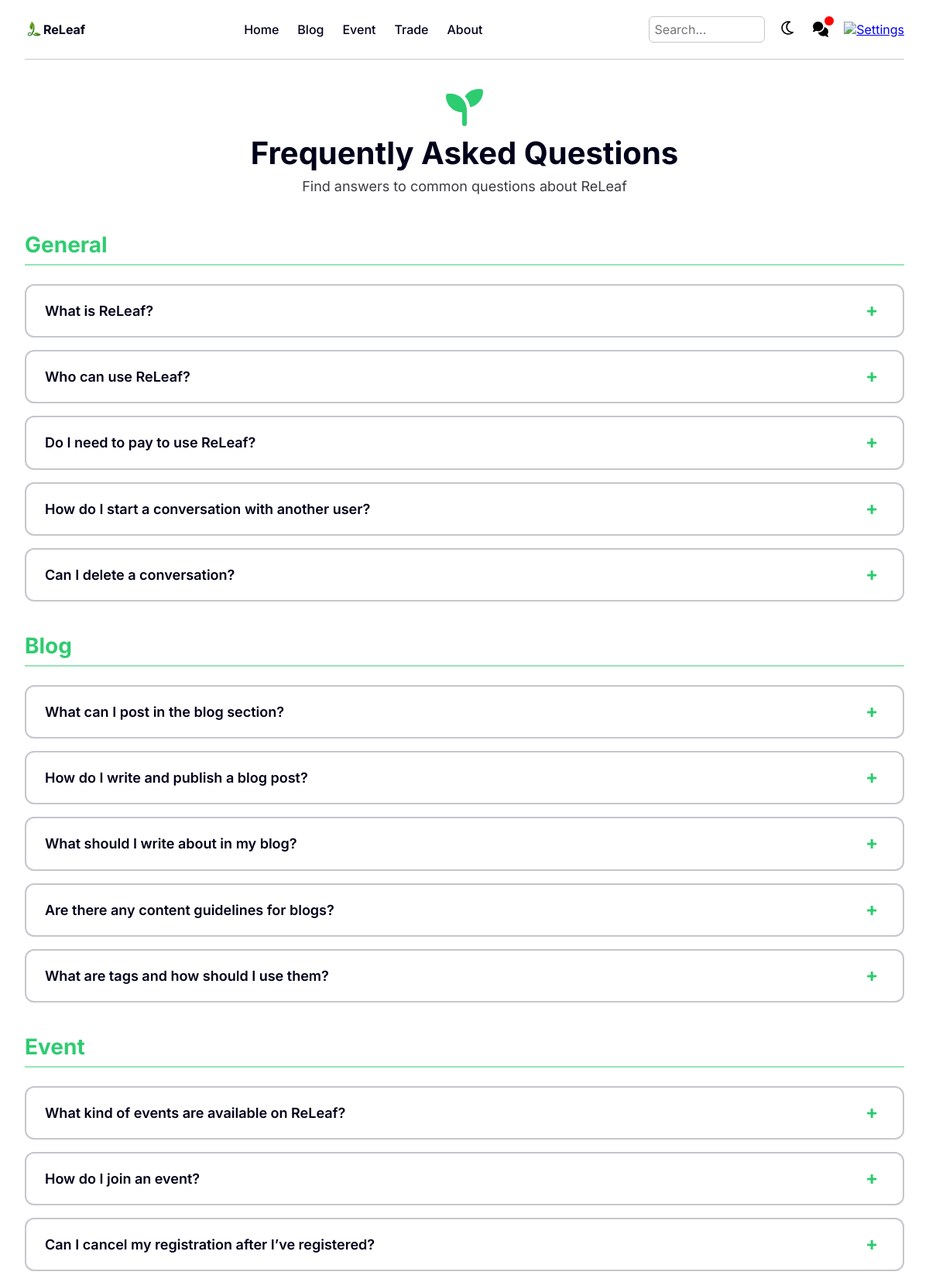
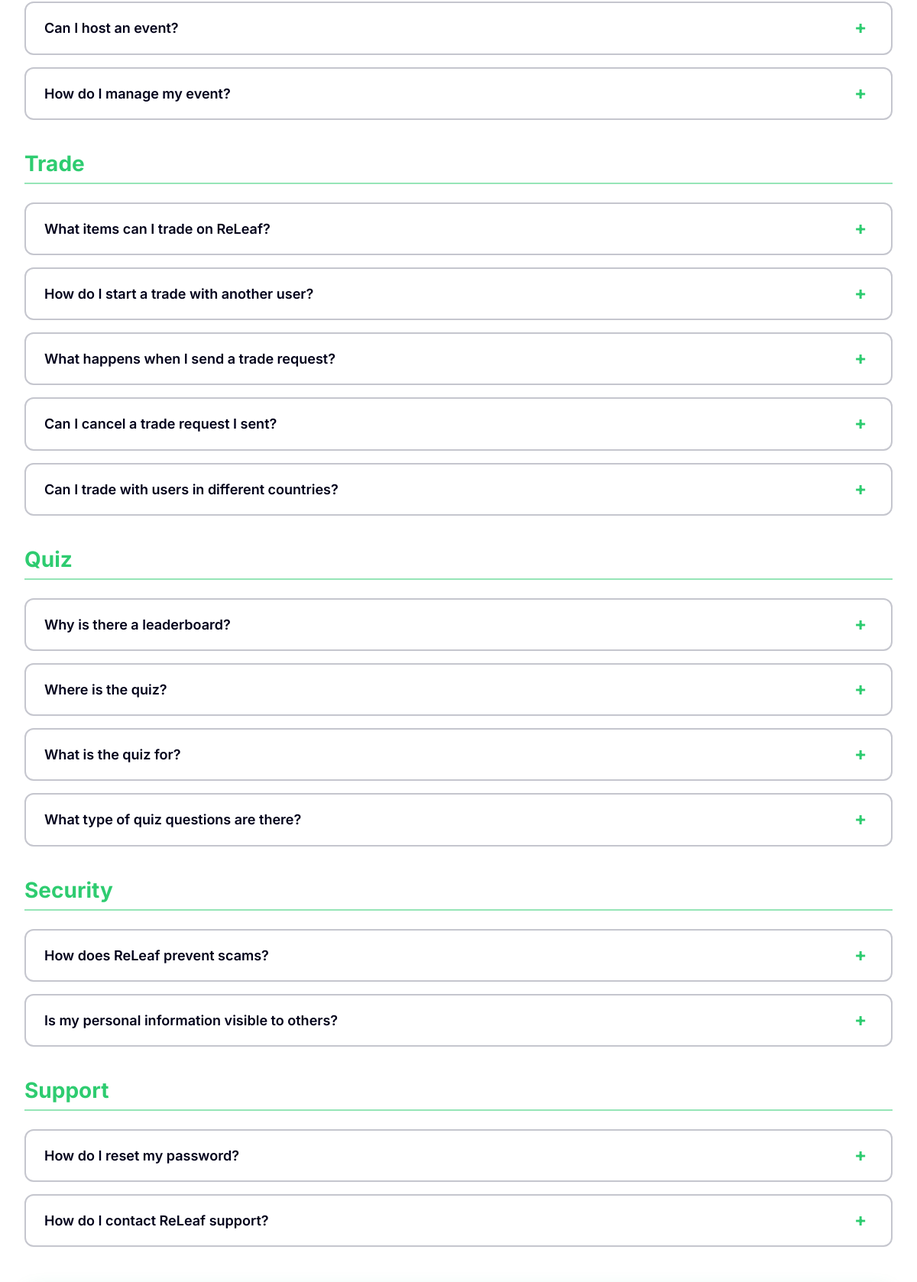
The page /pages/CommonPages/mainFAQ.php (signed in, upper part) on the database its author committed (2 pictures, top to bottom).
### tables this page shows
CREATE TABLE `tblfaq` (
  `faqID` int(11) NOT NULL,
  `category` enum('General','Blog','Event','Trade','Quiz','Security','Support','Other') NOT NULL,
  `question` text NOT NULL,
  `answer` text NOT NULL,
  `dateAdded` datetime DEFAULT current_timestamp()
);

### php/sessionCheck.php (called while the page is built, shortened)
<?php
include("dbConn.php");
$userType = $_SESSION['userType'] ?? 'member';
$isAdmin = ($userType === 'admin');
$userID = $_SESSION['userID'];
if (!$isAdmin) {
    $unread_query = "SELECT COUNT(*) as unread_count
                    FROM tblmessages
                    WHERE receiverID = '$userID' AND isRead = FALSE";
    $unread_result = mysqli_query($connection, $unread_query);
    if ($unread_result) {
        $unread_data = mysqli_fetch_assoc($unread_result);
        $unread_count = $unread_data['unread_count'];
    }
}
?>

### pages/CommonPages/mainFAQ.php (the view, shortened to what this page needs)
<?php
    include("../../php/dbConn.php");
    include("../../php/sessionCheck.php");
    $sql = "SELECT * FROM tblfaq ORDER BY category, faqID";
    $result = mysqli_query($connection, $sql);
    $faqsByCategory = [];
    while ($row = mysqli_fetch_assoc($result)) {
        $category = $row['category'];
        if (!isset($faqsByCategory[$category])) {
            $faqsByCategory[$category] = [];
        }
        $faqsByCategory[$category][] = $row;
    }
?>
<!DOCTYPE html>
<html lang="en">
<head>
    <link rel="stylesheet" href="../../style/style.css">
</head>
<body>
    <header>
        <section class="c-logo-section">
            <a href="../../pages/<?php echo $isAdmin ? 'adminPages/adminIndex.php' : 'MemberPages/memberIndex.php'; ?>" class="c-logo-link">
                <img src="../../assets/images/Logo.png" alt="Logo" class="c-logo">
                <div class="c-text">ReLeaf</div>
            </a>
        </section>
        <nav class="c-navbar-desktop">
            <?php if ($isAdmin): ?>
                <a href="../../pages/adminPages/adminIndex.php">Dashboard</a>
                <a href="../../pages/CommonPages/mainBlog.php">Blog</a>
                <a href="../../pages/CommonPages/mainEvent.php">Event</a>
                <a href="../../pages/CommonPages/mainTrade.php">Trade</a>
                <a href="../../pages/CommonPages/mainFAQ.php">FAQs</a>
                <a href="../../pages/adminPages/aHelpTicket.php">Help</a>
            <?php else: ?>
                <a href="../../pages/MemberPages/memberIndex.php">Home</a>
                <a href="../../pages/CommonPages/mainBlog.php">Blog</a>
                <a href="../../pages/CommonPages/mainEvent.php">Event</a>
                <a href="../../pages/CommonPages/mainTrade.php">Trade</a>
                <a href="../../pages/CommonPages/aboutUs.php">About</a>
            <?php endif; ?>
        </nav>
        <section class="c-navbar-more">
            <input type="text" placeholder="Search..." id="searchBar" class="search-bar">
            <button id="themeToggle2">
                <img src="../../assets/images/light-mode-icon.svg" alt="Light Mode Icon">
            </button>
            <?php if ($isAdmin): ?>
                <a href="../../pages/adminPages/aProfile.php">
                    <img src="../../assets/images/profile-light.svg" alt="Profile" id="profileImg">
                </a>
            <?php else: ?>
                <a href="../../pages/MemberPages/mChat.php" class="c-chatbox" id="chatboxDesktop">
                    <img src="../../assets/images/chat-light.svg" alt="Chatbox" id="chatImg">
                    <?php if ($unread_count > 0): ?>
                        <span class="c-notification-badge" id="chatBadgeDesktop"></span>
                    <?php endif; ?>
                </a>
                <a href="../../pages/MemberPages/mSetting.php">
                    <img src="../../assets/images/setting-light.svg" alt="Settings" id="settingImg">
                </a>
            <?php endif; ?>
        </section>
    </header>
    <hr>
    <main class="content" id="content">
        <section class="faq-container" id="faqContainer">
            <div class="faq-content" id="faqContent">
                <div class="faq-header" id="faqHeader">
                    <img src="../../assets/images/seedling-img-green.svg">
                    <h1>Frequently Asked Questions</h1>
                    <p>Find answers to common questions about ReLeaf</p>
                </div>
                <?php foreach ($faqsByCategory as $category => $faqs): ?>
                <div class="faq-category">
                    <h2 class="category-title"><?php echo htmlspecialchars($category); ?></h2>
                    <?php foreach ($faqs as $faq): ?>
                    <div class="faq-item" data-faq-id="<?php echo $faq['faqID']; ?>">
                        <div class="faq-question">
                            <span class="question-text"><?php echo htmlspecialchars($faq['question']); ?></span>
                            <span class="faq-icon">+</span>
                        </div>
                    </div>
                    <?php endforeach; ?>
                </div>
                <?php endforeach; ?>
            </div>
        </section>
    </main>
</body>
</html>

### style/style.css (style rules this page uses)
:root { --MainGreen: hsl(145, 63%, 49%); --LightGreen: hsl(145, 100%, 85%); --White: hsl(0, 0%, 100%); --Black: hsl(240, 100%, 5%); --Gray: hsl(233, 8%, 79%); --Red: hsl(0, 100%, 50%); --side-nav-bar-width: 350px; --bg-color: var(--White); --sec-bg-color: var(--LightGreen); --text-color: var(--Black); --Yellow: hsl(48, 100%, 50%); --LowRed: hsla(0, 100%, 50%, 0.5); --LowYellow: hsla(48, 100%, 49%, 0.5); --Orange: hsla(25, 95%, 53%, 1); --LowGreen: hsla(145, 63%, 49%, 0.5); --LowerGreen: hsla(145, 63%, 49%, 0.2); --DarkGray: hsla(145, 63%, 49%, 0.1); --DarkerGray: hsl(232, 6%, 24%); --bg-color-light:#f8fafc; --bg-color-light-2:#f1f5f9; --bg-color-light-3:#ecfdf5; --border-color:#e2e8f0; --text-color-2:#94a3b8; --text-heading:#334155; --btn-color:#10b981; --btn-color-hover:#059669; --list-color: rgba(239, 68, 68, 0.1); --list-color-2: rgba(239, 68, 68, 0.15); --list-color-3: #ef4444; --shadow-color: rgba(16, 185, 129, 0.15); }
* { max-width: 100vw; margin: 0; padding: 0; box-sizing: border-box; font-size: 14px; font-family: 'Inter', sans-serif; }
body { width: calc(100vw - 4rem); height: calc(100vh - 2rem); margin: 1rem 2rem; background-color: var(--bg-color); color: var(--text-color); overflow-x: hidden; }
header { display: flex; align-items: center; flex-direction: row; justify-content: space-between; margin-bottom: 1rem; }
button { cursor: pointer; background: none; border: none; }
hr { border: 0; height: 1px; width: 100%; background-color: var(--Gray); margin: 1rem auto; display: block; }
.search-bar { padding: 0.4rem; border: 1px solid var(--Gray); border-radius: 6px; font-size: 1rem; color: var(--text-color); background-color: var(--bg-color); }
@media (min-width: 900px) { .c-navbar-more .search-bar { width: 180px; } }
@media (min-width: 760px) { .c-navbar-more .search-bar { width: 150px; } }
.c-text { color: var(--text-color); }
.c-logo-section { display: flex; align-items: center; gap: 0.5rem; font-size: 1.25rem; font-weight: 700; color: var(--Black); cursor: pointer; }
.c-logo { width: 1.5rem; }
.c-logo-link { text-decoration: none; color: inherit; display: flex; align-items: center; }
.c-navbar-desktop { display: none; align-items: center; justify-content: space-between; padding: 0.75rem 1rem; }
.c-navbar-desktop a { margin: 0 0.75rem; font-size: 1rem; font-weight: 500; color: var(--text-color); cursor: pointer; transition: color 0.2s ease; text-decoration: none; }
.c-navbar-more { display: none; }
.c-navbar-more { font-size: 1.25rem; color: var(--Black); cursor: pointer; align-items: center; justify-content: center; }
.c-navbar-more *, .c-navbar-side-more * { margin-left: 0.6rem; }
.c-navbar-more img, .c-navbar-more a img { width: 1.4rem; }
@media (min-width: 760px) { * { font-size: 16px; } }
@media (min-width: 760px) { .c-navbar-desktop { display: flex; } }
@media (min-width: 760px) { .c-navbar-more { display: flex; } }
@media (min-width: 1150px) { * { font-size: 16px; } }
@media (min-width: 1150px) { .c-navbar-desktop { display: flex; } }
@media (min-width: 1150px) { .c-navbar-more { display: flex; } }
.c-chatbox { position: relative; display: inline-flex; max-height: 45px; }
.c-notification-badge { position: absolute; top: 0; right: 0; transform: translate(50%, -50%); background-color: var(--Red); color: var(--White); font-size: 0.7rem; font-weight: bold; border-radius: 50%; width: 12px; height: 12px; align-items: center; justify-content: center; z-index: 10; }
.content { display: block; }

### rows shown on the page
tblfaq: question "What is ReLeaf?"
tblfaq: question "Who can use ReLeaf?"
tblfaq: question "Do I need to pay to use ReLeaf?"
tblfaq: question "How do I start a conversation with another user?"
tblfaq: question "Can I delete a conversation?"
tblfaq: question "What can I post in the blog section?"
tblfaq: question "How do I write and publish a blog post?"
tblfaq: question "What should I write about in my blog?"
tblfaq: question "Are there any content guidelines for blogs?"
tblfaq: question "What are tags and how should I use them?"
tblfaq: question "What kind of events are available on ReLeaf?"
tblfaq: question "How do I join an event?"
tblfaq: question "Can I cancel my registration after I’ve registered?"
tblfaq: question "Can I host an event?"
tblfaq: question "How do I manage my event?"
tblfaq: question "What items can I trade on ReLeaf?"
tblfaq: question "How do I start a trade with another user?"
tblfaq: question "What happens when I send a trade request?"
tblfaq: question "Can I cancel a trade request I sent?"
tblfaq: question "Can I trade with users in different countries?"
tblfaq: question "Why is there a leaderboard?"
tblfaq: question "Where is the quiz?"
tblfaq: question "What is the quiz for?"
tblfaq: question "What type of quiz questions are there?"
tblfaq: question "How does ReLeaf prevent scams?"
tblfaq: question "Is my personal information visible to others?"
tblfaq: category "Support", question "How do I contact ReLeaf support?"
tblfaq: question "How do I reset my password?"

### other values the page prints
$category "General"
$category "Blog"
$category "Event"
$category "Trade"
$category "Quiz"
$category "Security"
